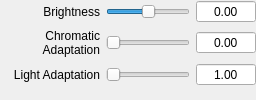
          <widget class="QWidget" name="page_reinhard05">
           <property name="sizePolicy">
            <sizepolicy hsizetype="Preferred" vsizetype="Minimum">
             <horstretch>0</horstretch>
             <verstretch>0</verstretch>
            </sizepolicy>
           </property>
           <layout class="QGridLayout" name="gridLayout_10">
            <property name="margin">
             <number>0</number>
            </property>
            <item row="0" column="0">
             <layout class="QGridLayout" name="gridLayout_19">
              <item row="0" column="0">
               <widget class="QLabel" name="label_brightness">
                <property name="minimumSize">
                 <size>
                  <width>100</width>
                  <height>0</height>
                 </size>
                </property>
                <property name="maximumSize">
                 <size>
                  <width>100</width>
                  <height>16777215</height>
                 </size>
                </property>
                <property name="text">
                 <string>Brightness</string>
                </property>
                <property name="alignment">
                 <set>Qt::AlignRight|Qt::AlignTrailing|Qt::AlignVCenter</set>
                </property>
               </widget>
              </item>
              <item row="0" column="1">
               <widget class="QSlider" name="brightnessSlider">
                <property name="sizePolicy">
                 <sizepolicy hsizetype="Expanding" vsizetype="Preferred">
                  <horstretch>0</horstretch>
                  <verstretch>0</verstretch>
                 </sizepolicy>
                </property>
                <property name="cursor">
                 <cursorShape>PointingHandCursor</cursorShape>
                </property>
                <property name="minimum">
                 <number>-100</number>
                </property>
                <property name="maximum">
                 <number>100</number>
                </property>
                <property name="singleStep">
                 <number>1</number>
                </property>
                <property name="pageStep">
                 <number>10</number>
                </property>
                <property name="orientation">
                 <enum>Qt::Horizontal</enum>
                </property>
               </widget>
              </item>
              <item row="0" column="2">
               <widget class="QDoubleSpinBox" name="brightnessdsb">
                <property name="minimumSize">
                 <size>
                  <width>60</width>
                  <height>0</height>
                 </size>
                </property>
                <property name="maximumSize">
                 <size>
                  <width>60</width>
                  <height>16777215</height>
                 </size>
                </property>
                <property name="alignment">
                 <set>Qt::AlignCenter</set>
                </property>
                <property name="buttonSymbols">
                 <enum>QAbstractSpinBox::NoButtons</enum>
                </property>
                <property name="minimum">
                 <double>-20.000000000000000</double>
                </property>
                <property name="maximum">
                 <double>20.000000000000000</double>
                </property>
                <property name="singleStep">
                 <double>0.100000000000000</double>
                </property>
                <property name="value">
                 <double>0.000000000000000</double>
                </property>
               </widget>
              </item>
              <item row="1" column="0">
               <widget class="QLabel" name="label_saturation_2">
                <property name="minimumSize">
                 <size>
                  <width>100</width>
                  <height>0</height>
                 </size>
                </property>
                <property name="maximumSize">
                 <size>
                  <width>100</width>
                  <height>16777215</height>
                 </size>
                </property>
                <property name="text">
                 <string>Chromatic Adaptation</string>
                </property>
                <property name="alignment">
                 <set>Qt::AlignRight|Qt::AlignTrailing|Qt::AlignVCenter</set>
                </property>
                <property name="wordWrap">
                 <bool>true</bool>
                </property>
               </widget>
              </item>
              <item row="1" column="1">
               <widget class="QSlider" name="chromaticAdaptSlider">
                <property name="sizePolicy">
                 <sizepolicy hsizetype="Expanding" vsizetype="Preferred">
                  <horstretch>0</horstretch>
                  <verstretch>0</verstretch>
                 </sizepolicy>
                </property>
                <property name="cursor">
                 <cursorShape>PointingHandCursor</cursorShape>
                </property>
                <property name="maximum">
                 <number>100</number>
                </property>
                <property name="orientation">
                 <enum>Qt::Horizontal</enum>
                </property>
               </widget>
              </item>
              <item row="1" column="2">
               <widget class="QDoubleSpinBox" name="chromaticAdaptdsb">
                <property name="minimumSize">
                 <size>
                  <width>60</width>
                  <height>0</height>
                 </size>
                </property>
                <property name="maximumSize">
                 <size>
                  <width>60</width>
                  <height>16777215</height>
                 </size>
                </property>
                <property name="alignment">
                 <set>Qt::AlignCenter</set>
                </property>
                <property name="buttonSymbols">
                 <enum>QAbstractSpinBox::NoButtons</enum>
                </property>
                <property name="minimum">
                 <double>0.000000000000000</double>
                </property>
                <property name="maximum">
                 <double>1.000000000000000</double>
                </property>
                <property name="singleStep">
                 <double>0.100000000000000</double>
                </property>
                <property name="value">
                 <double>0.000000000000000</double>
                </property>
               </widget>
              </item>
              <item row="2" column="0">
               <widget class="QLabel" name="label_saturation">
                <property name="minimumSize">
                 <size>
                  <width>100</width>
                  <height>0</height>
                 </size>
                </property>
                <property name="maximumSize">
                 <size>
                  <width>100</width>
                  <height>16777215</height>
                 </size>
                </property>
                <property name="layoutDirection">
                 <enum>Qt::LeftToRight</enum>
                </property>
                <property name="text">
                 <string>Light Adaptation</string>
                </property>
                <property name="alignment">
                 <set>Qt::AlignRight|Qt::AlignTrailing|Qt::AlignVCenter</set>
                </property>
                <property name="wordWrap">
                 <bool>true</bool>
                </property>
               </widget>
              </item>
              <item row="2" column="1">
               <widget class="QSlider" name="lightAdaptSlider">
                <property name="sizePolicy">
                 <sizepolicy hsizetype="Expanding" vsizetype="Preferred">
                  <horstretch>0</horstretch>
                  <verstretch>0</verstretch>
                 </sizepolicy>
                </property>
                <property name="cursor">
                 <cursorShape>PointingHandCursor</cursorShape>
                </property>
                <property name="maximum">
                 <number>100</number>
                </property>
                <property name="orientation">
                 <enum>Qt::Horizontal</enum>
                </property>
               </widget>
              </item>
              <item row="2" column="2">
               <widget class="QDoubleSpinBox" name="lightAdaptdsb">
                <property name="minimumSize">
                 <size>
                  <width>60</width>
                  <height>0</height>
                 </size>
                </property>
                <property name="maximumSize">
                 <size>
                  <width>60</width>
                  <height>16777215</height>
                 </size>
                </property>
                <property name="alignment">
                 <set>Qt::AlignCenter</set>
                </property>
                <property name="buttonSymbols">
                 <enum>QAbstractSpinBox::NoButtons</enum>
                </property>
                <property name="minimum">
                 <double>0.000000000000000</double>
                </property>
                <property name="maximum">
                 <double>1.000000000000000</double>
                </property>
                <property name="singleStep">
                 <double>0.100000000000000</double>
                </property>
                <property name="value">
                 <double>1.000000000000000</double>
                </property>
               </widget>
              </item>
              <item row="3" column="1">
               <spacer name="verticalSpacer_9">
                <property name="orientation">
                 <enum>Qt::Vertical</enum>
                </property>
                <property name="sizeHint" stdset="0">
                 <size>
                  <width>0</width>
                  <height>0</height>
                 </size>
                </property>
               </spacer>
              </item>
             </layout>
            </item>
           </layout>
          </widget>
